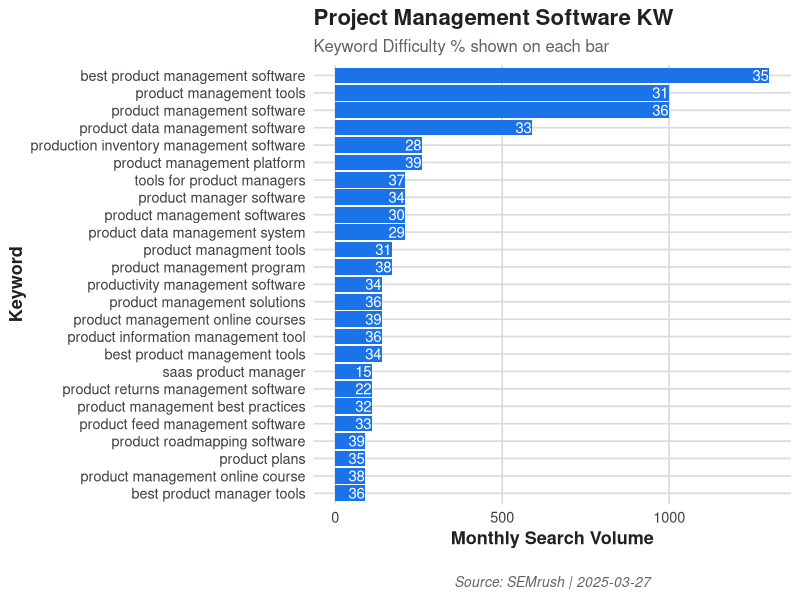
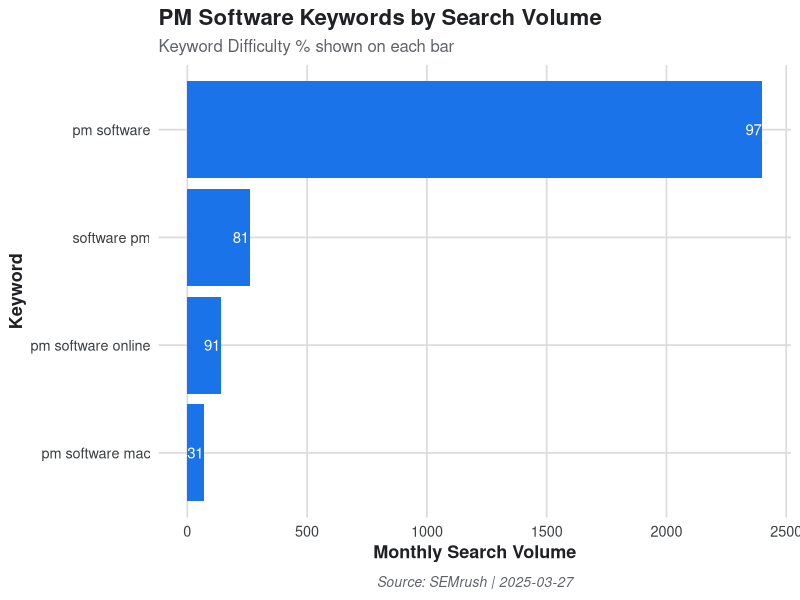
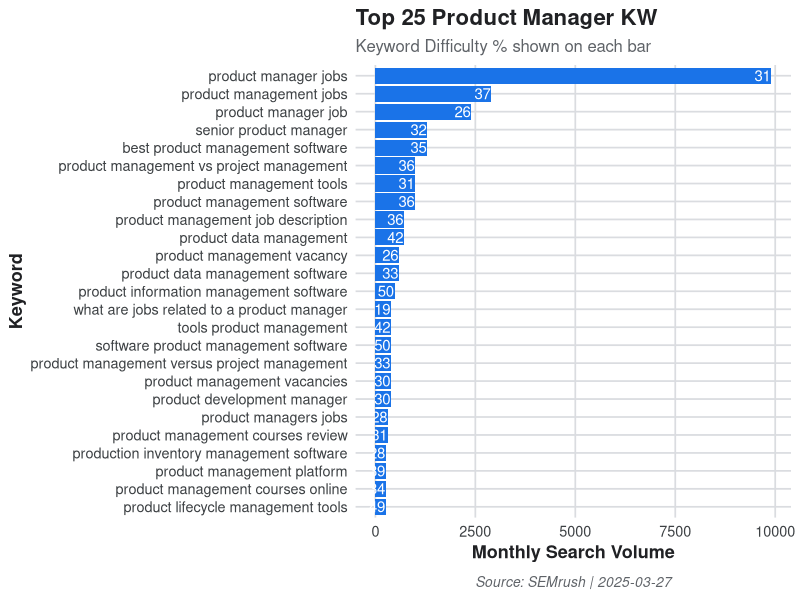

R code for these plots, in order:
## ---- chunk 1
library(readr)
library(dplyr)
library(ggplot2)
## ---- chunk 2
# Load the data
keywords_df <- read_csv("Target_Keywords_for_Productfolio_com.csv")
## ---- chunk 3
# Clean column names just in case
names(keywords_df) <- gsub("\\s+", "_", names(keywords_df))
## ---- chunk 4
# Sort by Volume (descending) then KD (descending), take top 25
top_keywords <- keywords_df |>
  arrange(desc(Volume), desc(Keyword_Difficulty)) |>
  slice_head(n = 25)
## ---- chunk 5
# Google-style theme
google_theme <- theme_minimal(base_size = 13, base_family = "sans") +
  theme(
    plot.title = element_text(face = "bold", size = 16, color = "#202124"),
    plot.subtitle = element_text(size = 12, color = "#5f6368"),
    axis.title = element_text(face = "bold", color = "#202124"),
    axis.text = element_text(color = "#3c4043"),
    panel.grid.major = element_line(color = "#dadce0"),
    panel.grid.minor = element_blank(),
    plot.background = element_rect(fill = "white", color = NA),
    panel.background = element_rect(fill = "white", color = NA)
  )
## ---- chunk 6
# Plot
ggplot(top_keywords, aes(x = reorder(Keyword, Volume), y = Volume)) +
  geom_col(fill = "#1a73e8") +  # Google blue
  geom_text(
    aes(label = paste0("", Keyword_Difficulty)),
    hjust = 1.05,
    color = "white",
    size = 3.8
  ) +
  coord_flip() +
  labs(
    title = "Project Management Software KW",
    subtitle = "Keyword Difficulty % shown on each bar",
    x = "Keyword",
    y = "Monthly Search Volume",
    caption = "Source: SEMrush | 2025-03-27"
  ) +
  google_theme + 
  theme(
    plot.caption = element_text(
      size = 10,
      hjust = 0.5,  # center-align the caption
      face = "italic",
      color = "#5f6368",
      margin = margin(t = 20)
    )
  )

## ---- chunk 7
library(readxl)
## ---- chunk 8
# List sheets
#excel_sheets("PM-software_broad-match_us_2025-03-27.xlsx")
## ---- chunk 9
# Load the first sheet
pm_keywords <- read_excel("PM-software_broad-match_us_2025-03-27.xlsx", sheet = 1)

# View column names
#names(pm_keywords)
## ---- chunk 10
# Load the Excel file (assuming Sheet 1 is correct)
pm_keywords <- read_excel("PM-software_broad-match_us_2025-03-27.xlsx", sheet = 1)

# Clean column names for easier access
names(pm_keywords) <- gsub("\\s+", "_", names(pm_keywords))
## ---- chunk 11
# Sort by Search Volume, then Keyword Difficulty
top_pm_keywords <- pm_keywords |>
  arrange(desc(Volume), desc(Keyword_Difficulty)) |>
  slice_head(n = 25)
## ---- chunk 12
# Google-inspired theme
google_theme <- theme_minimal(base_size = 13, base_family = "sans") +
  theme(
    plot.title = element_text(face = "bold", size = 16, color = "#202124"),
    plot.subtitle = element_text(size = 12, color = "#5f6368"),
    axis.title = element_text(face = "bold", color = "#202124"),
    axis.text = element_text(color = "#3c4043"),
    panel.grid.major = element_line(color = "#dadce0"),
    panel.grid.minor = element_blank(),
    plot.background = element_rect(fill = "white", color = NA),
    panel.background = element_rect(fill = "white", color = NA)
  )
## ---- chunk 13
# Plot
ggplot(top_pm_keywords, aes(x = reorder(Keyword, Volume), y = Volume)) +
  geom_col(fill = "#1a73e8") +
  geom_text(
    aes(label = paste0("", Keyword_Difficulty)),
    hjust = 1.05,
    color = "white",
    size = 3.8
  ) +
  coord_flip() +
  labs(
    title = "PM Software Keywords by Search Volume",
    subtitle = "Keyword Difficulty % shown on each bar",
    x = "Keyword",
    y = "Monthly Search Volume",
    caption = "Source: SEMrush | 2025-03-27"
  ) +
  google_theme +
  theme(
    plot.caption = element_text(
      size = 10,
      hjust = 0.5,               # center-aligned footer
      face = "italic",
      color = "#5f6368",
      margin = margin(t = 10)    # space above the footer
    )
  )

## ---- chunk 14
library(readxl)
library(dplyr)
library(ggplot2)
## ---- chunk 15
# Load the Excel file (assume Sheet 1 is correct)
pm_df <- read_excel("Product-management_broad-match_us_2025-03-27.xlsx", sheet = 1)
## ---- chunk 16
# Clean column names: replace spaces with underscores
names(pm_df) <- gsub("\\s+", "_", names(pm_df))
## ---- chunk 17
# Peek column names to make sure they match
# print(names(pm_df))

# Top 25 keywords sorted by Search Volume, then KD
top_pm <- pm_df |>
  arrange(desc(Volume), desc(Keyword_Difficulty)) |>
  slice_head(n = 25)
## ---- chunk 18
# Google-style theme
google_theme <- theme_minimal(base_size = 13, base_family = "sans") +
  theme(
    plot.title = element_text(face = "bold", size = 16, color = "#202124"),
    plot.subtitle = element_text(size = 12, color = "#5f6368"),
    axis.title = element_text(face = "bold", color = "#202124"),
    axis.text = element_text(color = "#3c4043"),
    panel.grid.major = element_line(color = "#dadce0"),
    panel.grid.minor = element_blank(),
    plot.background = element_rect(fill = "white", color = NA),
    panel.background = element_rect(fill = "white", color = NA)
  )
## ---- chunk 19
# Bar chart
ggplot(top_pm, aes(x = reorder(Keyword, Volume), y = Volume)) +
  geom_col(fill = "#1a73e8") +
  geom_text(
    aes(label = paste0("", Keyword_Difficulty)),
    hjust = 1.05,
    color = "white",
    size = 3.8
  ) +
  coord_flip() +
  labs(
    title = "Top 25 Product Manager KW",
    subtitle = "Keyword Difficulty % shown on each bar",
    x = "Keyword",
    y = "Monthly Search Volume",
    caption = "Source: SEMrush | 2025-03-27"
  ) +
  google_theme +
  theme(
    plot.caption = element_text(
      size = 10,
      hjust = 0.5,               # center the footer
      face = "italic",
      color = "#5f6368",
      margin = margin(t = 10)    # space above caption
    )
  )

